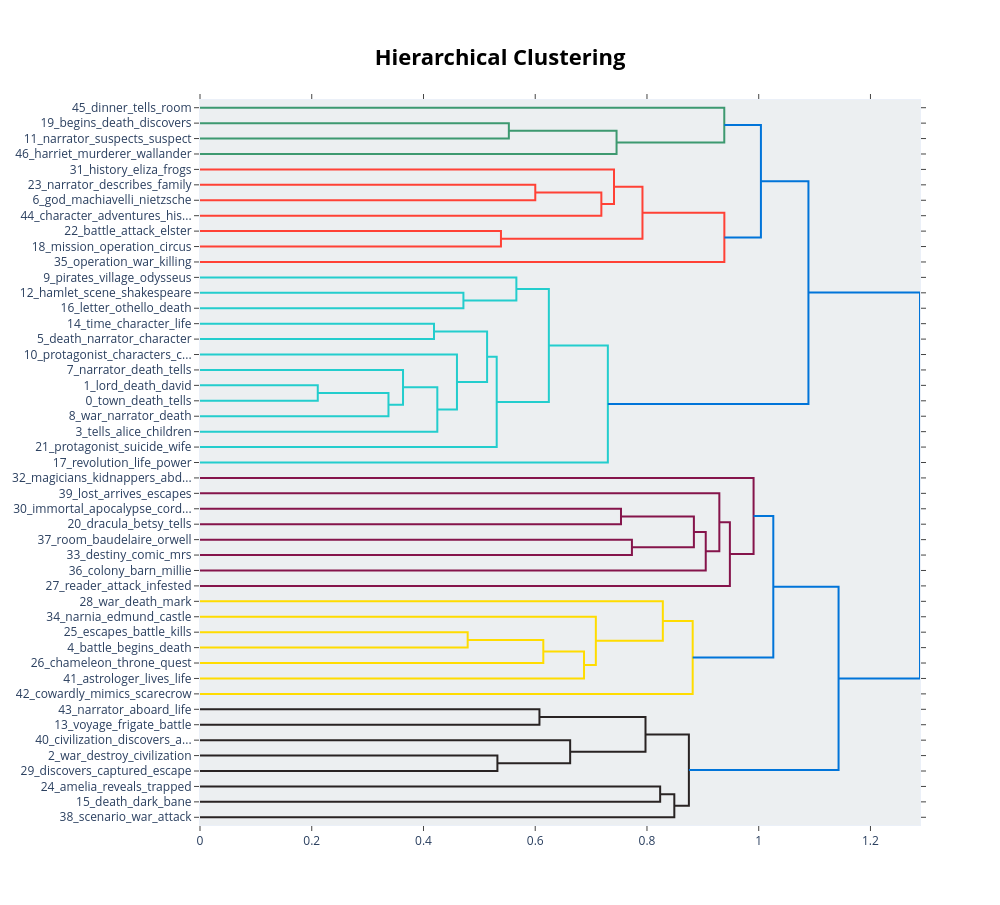

The notebook cell this image was saved under:
### Markdown cell above
**Hierarchical clustering of topics**

Shows how topics can be grouped into larger clusters. Useful for identifying overarching themes in literature.

### Code cell
if 'topic_model' in locals():
    display(topic_model.visualize_hierarchy())
else:
    print("No df_topic")

### Figure 1 — Plotly figure (JSON) as saved in the notebook; plotly's stock layout.template omitted (floating-point values rounded to 4 significant figures)
{"data": [{"hoverinfo": "text", "marker": {"color": "rgb(61,153,112)"}, "mode": "lines", "x": [0.0, 0.5528, 0.5528, 0.0], "xaxis": "x", "y": [-15.0, -15.0, -25.0, -25.0], "yaxis": "y", "type": "scatter"}, {"hoverinfo": "text", "marker": {"color": "rgb(61,153,112)"}, "mode": "lines", "x": [0.5528, 0.7456, 0.7456, 0.0], "xaxis": "x", "y": [-20.0, -20.0, -35.0, -35.0], "yaxis": "y", "type": "scatter"}, {"hoverinfo": "text", "marker": {"color": "rgb(61,153,112)"}, "mode": "lines", "x": [0.0, 0.9384, 0.9384, 0.7456], "xaxis": "x", "y": [-5.0, -5.0, -27.5, -27.5], "yaxis": "y", "type": "scatter"}, {"hoverinfo": "text", "marker": {"color": "rgb(255,65,54)"}, "mode": "lines", "x": [0.0, 0.6001, 0.6001, 0.0], "xaxis": "x", "y": [-55.0, -55.0, -65.0, -65.0], "yaxis": "y", "type": "scatter"}, {"hoverinfo": "text", "marker": {"color": "rgb(255,65,54)"}, "mode": "lines", "x": [0.6001, 0.7183, 0.7183, 0.0], "xaxis": "x", "y": [-60.0, -60.0, -75.0, -75.0], "yaxis": "y", "type": "scatter"}, {"hoverinfo": "text", "marker": {"color": "rgb(255,65,54)"}, "mode": "lines", "x": [0.0, 0.741, 0.741, 0.7183], "xaxis": "x", "y": [-45.0, -45.0, -67.5, -67.5], "yaxis": "y", "type": "scatter"}, {"hoverinfo": "text", "marker": {"color": "rgb(255,65,54)"}, "mode": "lines", "x": [0.0, 0.5387, 0.5387, 0.0], "xaxis": "x", "y": [-85.0, -85.0, -95.0, -95.0], "yaxis": "y", "type": "scatter"}, {"hoverinfo": "text", "marker": {"color": "rgb(255,65,54)"}, "mode": "lines", "x": [0.741, 0.7919, 0.7919, 0.5387], "xaxis": "x", "y": [-56.25, -56.25, -90.0, -90.0], "yaxis": "y", "type": "scatter"}, {"hoverinfo": "text", "marker": {"color": "rgb(255,65,54)"}, "mode": "lines", "x": [0.7919, 0.9385, 0.9385, 0.0], "xaxis": "x", "y": [-73.12, -73.12, -105.0, -105.0], "yaxis": "y", "type": "scatter"}, {"hoverinfo": "text", "marker": {"color": "rgb(0,116,217)"}, "mode": "lines", "x": [0.9384, 1.004, 1.004, 0.9385], "xaxis": "x", "y": [-16.25, -16.25, -89.06, -89.06], "yaxis": "y", "type": "scatter"}, {"hoverinfo": "text", "marker": {"color": "rgb(35,205,205)"}, "mode": "lines", "x": [0.0, 0.4715, 0.4715, 0.0], "xaxis": "x", "y": [-125.0, -125.0, -135.0, -135.0], "yaxis": "y", "type": "scatter"}, {"hoverinfo": "text", "marker": {"color": "rgb(35,205,205)"}, "mode": "lines", "x": [0.0, 0.5662, 0.5662, 0.4715], "xaxis": "x", "y": [-115.0, -115.0, -130.0, -130.0], "yaxis": "y", "type": "scatter"}, {"hoverinfo": "text", "marker": {"color": "rgb(35,205,205)"}, "mode": "lines", "x": [0.0, 0.4188, 0.4188, 0.0], "xaxis": "x", "y": [-145.0, -145.0, -155.0, -155.0], "yaxis": "y", "type": "scatter"}, {"hoverinfo": "text", "marker": {"color": "rgb(35,205,205)"}, "mode": "lines", "x": [0.0, 0.2108, 0.2108, 0.0], "xaxis": "x", "y": [-185.0, -185.0, -195.0, -195.0], "yaxis": "y", "type": "scatter"}, {"hoverinfo": "text", "marker": {"color": "rgb(35,205,205)"}, "mode": "lines", "x": [0.2108, 0.3373, 0.3373, 0.0], "xaxis": "x", "y": [-190.0, -190.0, -205.0, -205.0], "yaxis": "y", "type": "scatter"}, {"hoverinfo": "text", "marker": {"color": "rgb(35,205,205)"}, "mode": "lines", "x": [0.0, 0.3634, 0.3634, 0.3373], "xaxis": "x", "y": [-175.0, -175.0, -197.5, -197.5], "yaxis": "y", "type": "scatter"}, {"hoverinfo": "text", "marker": {"color": "rgb(35,205,205)"}, "mode": "lines", "x": [0.3634, 0.4248, 0.4248, 0.0], "xaxis": "x", "y": [-186.2, -186.2, -215.0, -215.0], "yaxis": "y", "type": "scatter"}, {"hoverinfo": "text", "marker": {"color": "rgb(35,205,205)"}, "mode": "lines", "x": [0.0, 0.4599, 0.4599, 0.4248], "xaxis": "x", "y": [-165.0, -165.0, -200.6, -200.6], "yaxis": "y", "type": "scatter"}, {"hoverinfo": "text", "marker": {"color": "rgb(35,205,205)"}, "mode": "lines", "x": [0.4188, 0.5138, 0.5138, 0.4599], "xaxis": "x", "y": [-150.0, -150.0, -182.8, -182.8], "yaxis": "y", "type": "scatter"}, {"hoverinfo": "text", "marker": {"color": "rgb(35,205,205)"}, "mode": "lines", "x": [0.5138, 0.531, 0.531, 0.0], "xaxis": "x", "y": [-166.4, -166.4, -225.0, -225.0], "yaxis": "y", "type": "scatter"}, {"hoverinfo": "text", "marker": {"color": "rgb(35,205,205)"}, "mode": "lines", "x": [0.5662, 0.6244, 0.6244, 0.531], "xaxis": "x", "y": [-122.5, -122.5, -195.7, -195.7], "yaxis": "y", "type": "scatter"}, {"hoverinfo": "text", "marker": {"color": "rgb(35,205,205)"}, "mode": "lines", "x": [0.6244, 0.73, 0.73, 0.0], "xaxis": "x", "y": [-159.1, -159.1, -235.0, -235.0], "yaxis": "y", "type": "scatter"}, {"hoverinfo": "text", "marker": {"color": "rgb(0,116,217)"}, "mode": "lines", "x": [1.004, 1.089, 1.089, 0.73], "xaxis": "x", "y": [-52.66, -52.66, -197.1, -197.1], "yaxis": "y", "type": "scatter"}, {"hoverinfo": "text", "marker": {"color": "rgb(133,20,75)"}, "mode": "lines", "x": [0.0, 0.7535, 0.7535, 0.0], "xaxis": "x", "y": [-265.0, -265.0, -275.0, -275.0], "yaxis": "y", "type": "scatter"}, {"hoverinfo": "text", "marker": {"color": "rgb(133,20,75)"}, "mode": "lines", "x": [0.0, 0.773, 0.773, 0.0], "xaxis": "x", "y": [-285.0, -285.0, -295.0, -295.0], "yaxis": "y", "type": "scatter"}, {"hoverinfo": "text", "marker": {"color": "rgb(133,20,75)"}, "mode": "lines", "x": [0.7535, 0.884, 0.884, 0.773], "xaxis": "x", "y": [-270.0, -270.0, -290.0, -290.0], "yaxis": "y", "type": "scatter"}, {"hoverinfo": "text", "marker": {"color": "rgb(133,20,75)"}, "mode": "lines", "x": [0.884, 0.9052, 0.9052, 0.0], "xaxis": "x", "y": [-280.0, -280.0, -305.0, -305.0], "yaxis": "y", "type": "scatter"}, {"hoverinfo": "text", "marker": {"color": "rgb(133,20,75)"}, "mode": "lines", "x": [0.0, 0.9295, 0.9295, 0.9052], "xaxis": "x", "y": [-255.0, -255.0, -292.5, -292.5], "yaxis": "y", "type": "scatter"}, {"hoverinfo": "text", "marker": {"color": "rgb(133,20,75)"}, "mode": "lines", "x": [0.9295, 0.9484, 0.9484, 0.0], "xaxis": "x", "y": [-273.8, -273.8, -315.0, -315.0], "yaxis": "y", "type": "scatter"}, {"hoverinfo": "text", "marker": {"color": "rgb(133,20,75)"}, "mode": "lines", "x": [0.0, 0.9908, 0.9908, 0.9484], "xaxis": "x", "y": [-245.0, -245.0, -294.4, -294.4], "yaxis": "y", "type": "scatter"}, {"hoverinfo": "text", "marker": {"color": "rgb(255,220,0)"}, "mode": "lines", "x": [0.0, 0.4791, 0.4791, 0.0], "xaxis": "x", "y": [-345.0, -345.0, -355.0, -355.0], "yaxis": "y", "type": "scatter"}, {"hoverinfo": "text", "marker": {"color": "rgb(255,220,0)"}, "mode": "lines", "x": [0.4791, 0.6145, 0.6145, 0.0], "xaxis": "x", "y": [-350.0, -350.0, -365.0, -365.0], "yaxis": "y", "type": "scatter"}, {"hoverinfo": "text", "marker": {"color": "rgb(255,220,0)"}, "mode": "lines", "x": [0.6145, 0.6873, 0.6873, 0.0], "xaxis": "x", "y": [-357.5, -357.5, -375.0, -375.0], "yaxis": "y", "type": "scatter"}, {"hoverinfo": "text", "marker": {"color": "rgb(255,220,0)"}, "mode": "lines", "x": [0.0, 0.7085, 0.7085, 0.6873], "xaxis": "x", "y": [-335.0, -335.0, -366.2, -366.2], "yaxis": "y", "type": "scatter"}, {"hoverinfo": "text", "marker": {"color": "rgb(255,220,0)"}, "mode": "lines", "x": [0.0, 0.8284, 0.8284, 0.7085], "xaxis": "x", "y": [-325.0, -325.0, -350.6, -350.6], "yaxis": "y", "type": "scatter"}, {"hoverinfo": "text", "marker": {"color": "rgb(255,220,0)"}, "mode": "lines", "x": [0.8284, 0.8818, 0.8818, 0.0], "xaxis": "x", "y": [-337.8, -337.8, -385.0, -385.0], "yaxis": "y", "type": "scatter"}, {"hoverinfo": "text", "marker": {"color": "rgb(0,116,217)"}, "mode": "lines", "x": [0.9908, 1.026, 1.026, 0.8818], "xaxis": "x", "y": [-269.7, -269.7, -361.4, -361.4], "yaxis": "y", "type": "scatter"}, {"hoverinfo": "text", "marker": {"color": "rgb(40,35,35)"}, "mode": "lines", "x": [0.0, 0.6075, 0.6075, 0.0], "xaxis": "x", "y": [-395.0, -395.0, -405.0, -405.0], "yaxis": "y", "type": "scatter"}, {"hoverinfo": "text", "marker": {"color": "rgb(40,35,35)"}, "mode": "lines", "x": [0.0, 0.5323, 0.5323, 0.0], "xaxis": "x", "y": [-425.0, -425.0, -435.0, -435.0], "yaxis": "y", "type": "scatter"}, {"hoverinfo": "text", "marker": {"color": "rgb(40,35,35)"}, "mode": "lines", "x": [0.0, 0.6625, 0.6625, 0.5323], "xaxis": "x", "y": [-415.0, -415.0, -430.0, -430.0], "yaxis": "y", "type": "scatter"}, {"hoverinfo": "text", "marker": {"color": "rgb(40,35,35)"}, "mode": "lines", "x": [0.6075, 0.7974, 0.7974, 0.6625], "xaxis": "x", "y": [-400.0, -400.0, -422.5, -422.5], "yaxis": "y", "type": "scatter"}, {"hoverinfo": "text", "marker": {"color": "rgb(40,35,35)"}, "mode": "lines", "x": [0.0, 0.8236, 0.8236, 0.0], "xaxis": "x", "y": [-445.0, -445.0, -455.0, -455.0], "yaxis": "y", "type": "scatter"}, {"hoverinfo": "text", "marker": {"color": "rgb(40,35,35)"}, "mode": "lines", "x": [0.8236, 0.8489, 0.8489, 0.0], "xaxis": "x", "y": [-450.0, -450.0, -465.0, -465.0], "yaxis": "y", "type": "scatter"}, {"hoverinfo": "text", "marker": {"color": "rgb(40,35,35)"}, "mode": "lines", "x": [0.7974, 0.875, 0.875, 0.8489], "xaxis": "x", "y": [-411.2, -411.2, -457.5, -457.5], "yaxis": "y", "type": "scatter"}, {"hoverinfo": "text", "marker": {"color": "rgb(0,116,217)"}, "mode": "lines", "x": [1.026, 1.143, 1.143, 0.875], "xaxis": "x", "y": [-315.5, -315.5, -434.4, -434.4], "yaxis": "y", "type": "scatter"}, {"hoverinfo": "text", "marker": {"color": "rgb(0,116,217)"}, "mode": "lines", "x": [1.089, 1.289, 1.289, 1.143], "xaxis": "x", "y": [-124.9, -124.9, -375.0, -375.0], "yaxis": "y", "type": "scatter"}], "layout": {"autosize": false, "height": 905, "hovermode": "closest", "showlegend": false, "width": 1000, "xaxis": {"mirror": "allticks", "rangemode": "tozero", "showgrid": false, "showline": true, "showticklabels": true, "ticks": "outside", "type": "linear", "zeroline": false}, "yaxis": {"mirror": "allticks", "rangemode": "tozero", "showgrid": false, "showline": true, "showticklabels": true, "tickmode": "array", "ticks": "outside", "ticktext": ["45_dinner_tells_room", "19_begins_death_discovers", "11_narrator_suspects_suspect", "46_harriet_murderer_wallander", "31_history_eliza_frogs", "23_narrator_describes_family", "6_god_machiavelli_nietzsche", "44_character_adventures_his...", "22_battle_attack_elster", "18_mission_operation_circus", "35_operation_war_killing", "9_pirates_village_odysseus", "12_hamlet_scene_shakespeare", "16_letter_othello_death", "14_time_character_life", "5_death_narrator_character", "10_protagonist_characters_c...", "7_narrator_death_tells", "1_lord_death_david", "0_town_death_tells", "8_war_narrator_death", "3_tells_alice_children", "21_protagonist_suicide_wife", "17_revolution_life_power", "32_magicians_kidnappers_abd...", "39_lost_arrives_escapes", "30_immortal_apocalypse_cord...", "20_dracula_betsy_tells", "37_room_baudelaire_orwell", "33_destiny_comic_mrs", "36_colony_barn_millie", "27_reader_attack_infested", "28_war_death_mark", "34_narnia_edmund_castle", "25_escapes_battle_kills", "4_battle_begins_death", "26_chameleon_throne_quest", "41_astrologer_lives_life", "42_cowardly_mimics_scarecrow", "43_narrator_aboard_life", "13_voyage_frigate_battle", "40_civilization_discovers_a...", "2_war_destroy_civilization", "29_discovers_captured_escape", "24_amelia_reveals_trapped", "15_death_dark_bane", "38_scenario_war_attack"], "tickvals": [-5.0, -15.0, -25.0, -35.0, -45.0, -55.0, -65.0, -75.0, -85.0, -95.0, -105.0, -115.0, -125.0, -135.0, -145.0, -155.0, -165.0, -175.0, -185.0, -195.0, -205.0, -215.0, -225.0, -235.0, -245.0, -255.0, -265.0, -275.0, -285.0, -295.0, -305.0, -315.0, -325.0, -335.0, -345.0, -355.0, -365.0, -375.0, -385.0, -395.0, -405.0, -415.0, -425.0, -435.0, -445.0, -455.0, -465.0], "type": "linear", "zeroline": false, "range": [-470.0, 0.0]}, "title": {"font": {"size": 22, "color": "Black"}, "text": "<b>Hierarchical Clustering</b>", "x": 0.5, "xanchor": "center", "yanchor": "top"}, "hoverlabel": {"font": {"size": 16, "family": "Rockwell"}, "bgcolor": "white"}, "plot_bgcolor": "#ECEFF1"}}
